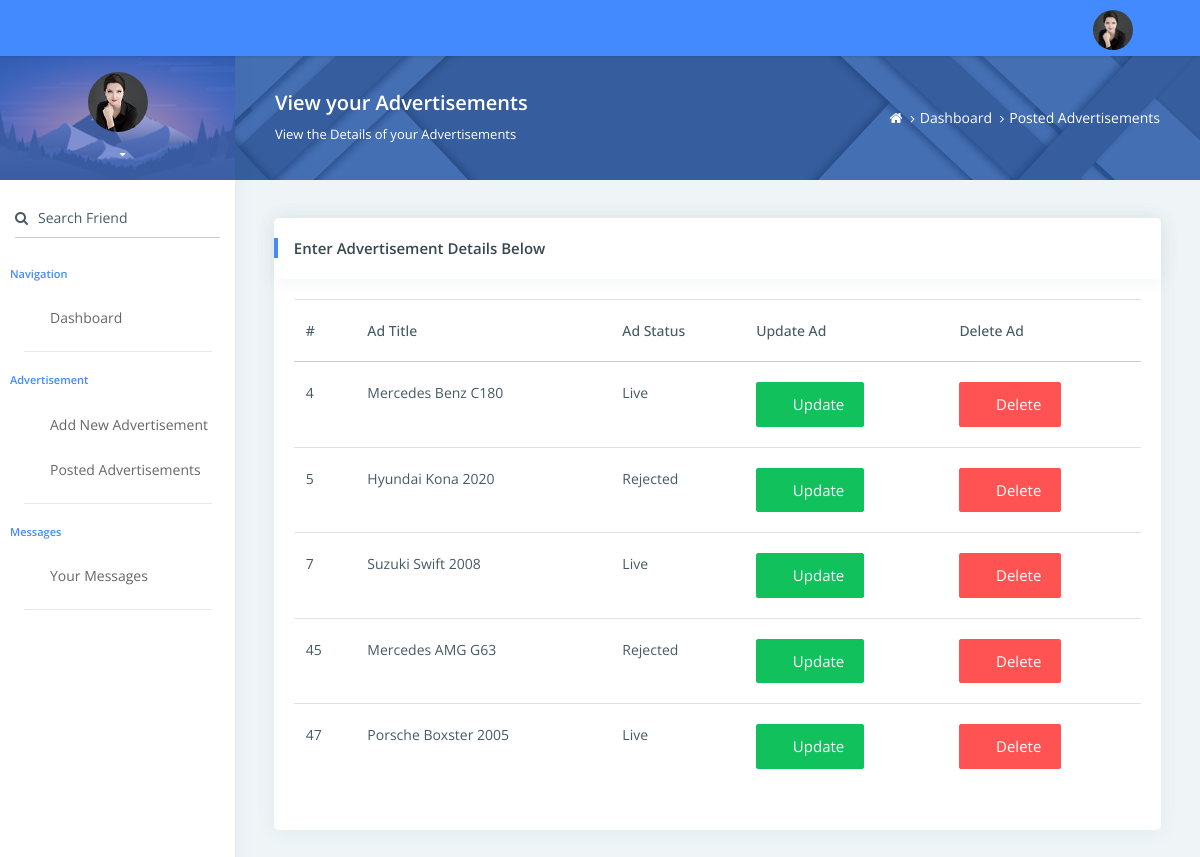
Screenshot of /dash/allad.php (signed in) with the database file from the repository.
### tables this page shows
CREATE TABLE `advert` (
  `id` int(6) UNSIGNED NOT NULL,
  `title` varchar(30) NOT NULL,
  `vcondition` varchar(30) NOT NULL,
  `type` varchar(10) NOT NULL,
  `brand` varchar(10) NOT NULL,
  `price` int(11) NOT NULL,
  `sellerid` int(50) DEFAULT NULL,
  `postdate` timestamp NOT NULL DEFAULT current_timestamp() ON UPDATE current_timestamp(),
  `oldpr` int(11) NOT NULL,
  `status` char(1) DEFAULT NULL,
  `descr` varchar(255) DEFAULT NULL,
  `mileage` int(7) DEFAULT NULL,
  `ntf` int(1) DEFAULT NULL,
  `clk` int(11) DEFAULT NULL,
  `complete` int(1) DEFAULT NULL
);

### dash/assets/php/notif.php (called while the page is built, shortened)
<?php
include_once ('usercontrol.php');
include_once ('queryuser.php');
include_once ('queryNotif.php');
$email1 = $_COOKIE['emal'];
$ur = new usercontrol($email1);
$ur->queryUserDetails();
$id = $ur->storeId();
$lsg = new queryNotif($id);
$res = $lsg->queryNAd();

### dash/assets/php/usercontrol.php (called while the page is built, shortened)
<?php
include_once ('queryuser.php');
class usercontrol extends queryuser {
    public $email;
    public $id;
    function __construct($email){
        $this->email = $email;
    }
    function queryUserDetails(){
        $sD2 = new queryuser($this->email);
        $det = $sD2->getUserDetails();
        foreach ($det as $data){
            $this->id = $data['id'];
            $this->email = $data['email'];
        }
    }
    function storeId(){
        return $this->id;
    }
}

### dash/assets/php/queryuser.php (called while the page is built)
<?php
include_once ('Dblog.php');
class queryuser extends Dblog {
   public $em1l;
    function __construct($email){
        $this->em1l = $email;
    }
    function getUserDetails(){
    $sql = "SELECT id, firstname, lastname, email FROM users where email = '$this->em1l'";
    $result = $this->conn()->query($sql);
    while ($row = $result->fetch_assoc()) {
        $data[] = $row;
    }
    return $data;
}
}

### dash/assets/php/Dblog.php (called while the page is built, shortened)
<?php
class Dblog {
    protected function conn(){
        $this->servername = "localhost";
        $this->username = "root";
        $this->password = "";
        $this->dbname = "carrodio";
        $con = new mysqli($this->servername, $this->username, $this->password, $this->dbname);
        return $con;
    }
}

### dash/assets/php/queryUserAd.php (called while the page is built, shortened)
<?php
class queryUserAd extends Dblog {
    public $uid;
    public function __construct($id)
    {
        $this->uid = $id;
    }
    function queryUAd(){
        $sql = "SELECT id, title, status FROM advert WHERE sellerid='$this->uid'";
        $res = $this->conn()->query($sql);
        while ($row = $res->fetch_assoc()) {
            $data[] = $row;
        }
        return $data;
    }
}

### dash/assets/php/queryNotif.php (called while the page is built)
<?php
class queryNotif extends Dblog {
    public $uid;
    public function __construct($id)
    {
        $this->uid = $id;
    }
    function queryNAd(){
        $sql = "SELECT id, title, status FROM advert WHERE sellerid='$this->uid' AND ntf=0 ORDER BY postdate DESC";
        $res = $this->conn()->query($sql);
        while ($row = $res->fetch_assoc()) {
            $data[] = $row;
        }
        return $data;
    }
}

### dash/assets/php/adDetails.php (the view, shortened to what this page needs)
<?php
include_once ('usercontrol.php');
include_once ('queryuser.php');
include_once ('queryUserAd.php');
$email = $_COOKIE['emal'];
$ur = new usercontrol($email);
$ur->queryUserDetails();
$id = $ur->storeId();
$lsg = new queryUserAd($id);
$res = $lsg->queryUAd();
foreach ($res as $data){
    $st = $data['status'];
    switch ($st){
        case "v":
            $sts = "Live";
            break;
        case "r":
            $sts = "Rejected";
            break;
    }
    echo '<tr>
          <td>'.$data['id'].'</td>
           <td>'.$data['title'].'</td>
           <td>'.$sts.'</td>
           <td><button class="btn waves-effect waves-light btn-success" name="update" value="'.$data['id'].'"><i class="icofont icofont-eye-alt"></i>Update</button></td>
         <td><button class="btn waves-effect waves-light btn-danger" name="delete" value="'.$data['id'].'"><i class="icofont icofont-eye-alt"></i>Delete</button></td>
          </tr>';
}

### dash/allad.php (shortened to what this page needs)
<!DOCTYPE html>
<?php
$c = $_COOKIE['bfname'];
$d = $_COOKIE['blname'];
$user = "$c $d";
?>
<html lang="en">
<head>
    <link rel="stylesheet" href="assets/pages/waves/css/waves.min.css" type="text/css" media="all">
    <link rel="stylesheet" type="text/css" href="assets/css/bootstrap/css/bootstrap.min.css">
    <link rel="stylesheet" type="text/css" href="assets/icon/themify-icons/themify-icons.css">
    <link rel="stylesheet" type="text/css" href="assets/icon/icofont/css/icofont.css">
    <link rel="stylesheet" type="text/css" href="assets/icon/font-awesome/css/font-awesome.min.css">
    <link rel="stylesheet" type="text/css" href="assets/css/style.css">
    <link rel="stylesheet" type="text/css" href="assets/css/jquery.mCustomScrollbar.css">
</head>
<body>
<div id="pcoded" class="pcoded">
    <div class="pcoded-container navbar-wrapper">
        <nav class="navbar header-navbar pcoded-header">
            <div class="navbar-wrapper">
                <div class="navbar-logo">
                    <a class="mobile-menu waves-effect waves-light" id="mobile-collapse" href="#!">
                        <i class="ti-menu"></i>
                    </a>
                </div>
                <div class="navbar-container container-fluid">
                    <ul class="nav-left">
                        <li>
                            <a href="#!" onclick="javascript:toggleFullScreen()" class="waves-effect waves-light">
                                <i class="ti-fullscreen"></i>
                            </a>
                        </li>
                    </ul>
                    <ul class="nav-right">
                        <li class="header-notification">
                            <a href="#!" class="waves-effect waves-light">
                                <i class="ti-bell"></i>
                            </a>
                                <?php include ('assets/php/notif.php');?>
                        </li>
                        <li class="user-profile header-notification">
                            <a href="#!" class="waves-effect waves-light">
                                <img src="assets/images/avatar-4.jpg" class="img-radius" alt="User-Profile-Image">
                                <i class="ti-angle-down"></i>
                            </a>
                        </li>
                    </ul>
                </div>
            </div>
        </nav>
        <div class="pcoded-main-container">
            <div class="pcoded-wrapper">
                <nav class="pcoded-navbar">
                    <div class="pcoded-inner-navbar main-menu">
                        <div class="">
                            <div class="main-menu-header">
                                <img class="img-80 img-radius" src="assets/images/avatar-4.jpg" alt="User-Profile-Image">
                                <div class="user-details">
                                    <span id="more-details"><?php print  $user;?><i class="fa fa-caret-down"></i></span>
                                </div>
                            </div>
                        </div>
                        <div class="p-15 p-b-0">
                            <form class="form-material">
                                <div class="form-group form-primary">
                                    <input type="text" name="footer-email" class="form-control">
                                    <label class="float-label"><i class="fa fa-search m-r-10"></i>Search Friend</label>
                                </div>
                            </form>
                        </div>
                        <div class="pcoded-navigation-label">Navigation</div>
                        <ul class="pcoded-item pcoded-left-item">
                            <li class="">
                                <a href="index.php" class="waves-effect waves-dark">
                                    <span class="pcoded-micon"><i class="ti-home"></i><b>D</b></span>
                                    <span class="pcoded-mtext">Dashboard</span>
                                </a>
                            </li>
                        </ul>
                        <div class="pcoded-navigation-label">Advertisement</div>
                        <ul class="pcoded-item pcoded-left-item">
                            <li class="">
                                <a href="newad.php" class="waves-effect waves-dark">
                                    <span class="pcoded-micon"><i class="ti-star"></i><b>FC</b></span>
                                    <span class="pcoded-mtext">Add New Advertisement</span>
                                </a>
                            </li>
                            <li class="">
                                <a href="allad.php" class="waves-effect waves-dark">
                                    <span class="pcoded-micon"><i class="ti-search"></i><b>FC</b></span>
                                    <span class="pcoded-mtext">Posted Advertisements</span>
                                </a>
                            </li>
                        </ul>
                        <div class="pcoded-navigation-label">Messages</div>
                        <ul class="pcoded-item pcoded-left-item">
                            <li class="">
                                <a href="msgs.php" class="waves-effect waves-dark">
                                    <span class="pcoded-micon"><i class="ti-envelope"></i><b>FC</b></span>
                                    <span class="pcoded-mtext">Your Messages</span>
                                </a>
                            </li>
                        </ul>
                </nav>
                <div class="pcoded-content">
                    <div class="page-header">
                        <div class="page-block">
                            <div class="row align-items-center">
                                <div class="col-md-8">
                                    <div class="page-header-title">
                                        <h5 class="m-b-10">View your Advertisements</h5>
                                        <p class="m-b-0">View the Details of your Advertisements</p>
                                    </div>
                                </div>
                                <div class="col-md-4">
                                    <ul class="breadcrumb">
                                        <li class="breadcrumb-item">
                                            <a href="index.php"> <i class="fa fa-home"></i> </a>
                                        </li>
                                        <li class="breadcrumb-item"><a href="#!">Dashboard</a>
                                        </li>
                                        <li class="breadcrumb-item"><a href="#!">Posted Advertisements</a>
                                        </li>
                                    </ul>
                                </div>
                            </div>
                        </div>
                    </div>
                    <div class="pcoded-inner-content">
                        <div class="main-body">
                            <div class="page-wrapper">
                                <div class="page-body">
                                    <div class="row">
                                        <div class="col-sm-12">
                                            <div class="card">
                                                <div class="card-header">
                                                    <h5>Enter Advertisement Details Below</h5>
                                                </div>
                                                <div class="card-block">
                                                    <form action="assets/php/adDetails.php" method="post">
                                                            <div class="table-responsive">
                                                                <table class="table">
                                                                    <thead>
                                                                    <tr>
                                                                        <th>#</th>
                                                                        <th>Ad Title</th>
                                                                        <th>Ad Status</th>
                                                                        <th>Update Ad</th>
                                                                        <th>Delete Ad</th>
                                                                    </tr>
                                                                    </thead>
                                                                    <tbody>
                                                                    <?php
                                                                    include ('assets/php/adDetails.php');
                                                                    ?>
                                                                    </tbody>
                                                                </table>
                                                            </div>
                                                    </form>
                                                </div>
                                            </div>
                                        </div>
                                    </div>
                                </div>
                            </div>
                        </div>
                    </div>
                </div>
            </div>
        </div>
    </div>
</div>
</body>
</html>

### rows the page displays
advert: id "4", title "Mercedes Benz C180", status "Live"
advert: id "5", title "Hyundai Kona 2020", status "Rejected"
advert: id "7", title "Suzuki Swift 2008", status "Live"
advert: id "45", title "Mercedes AMG G63", status "Rejected"
advert: id "47", title "Porsche Boxster 2005", status "Live"
